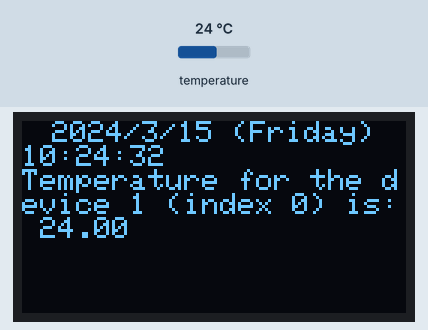
Simulated run of this sketch. Board: ESP8266 (NodeMCU). On the bench: 128×64 one-colour display. Inputs (shaded band) come from the test bench; at power-on: temperature 24 °C. The display library's start-up logo is not drawn; the local clock reads 2024-03-15 10:24:30 at power-on unless the sketch sets it; what the sketch prints to the serial monitor is not drawn.

Above: at 3.4 s.
3.5 s: temperature set to 12 °C
At 4.3 s:
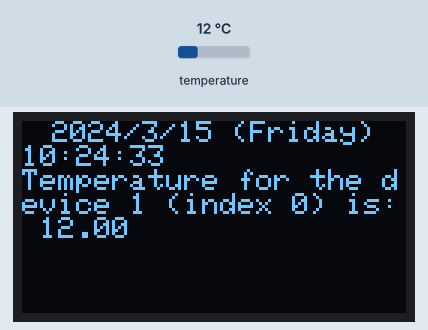
6.1 s: temperature set to 19 °C
At 7.1 s:
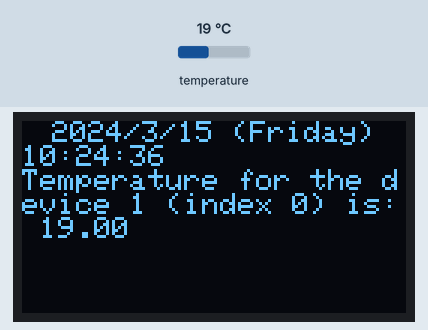
8.8 s: temperature set to 28 °C
At 10.0 s:
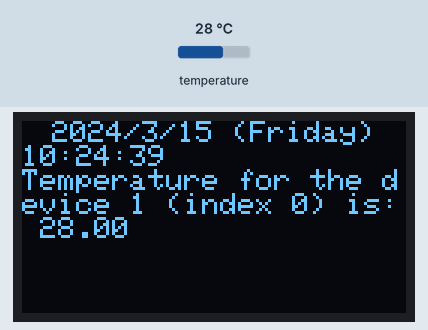
Timing chart, 0 to 11.8 s (numbered marks = the images above; inputs shaded):
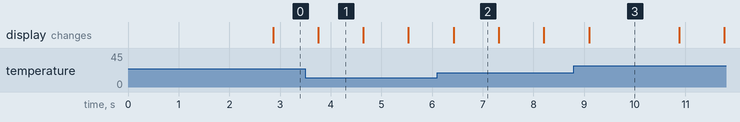

The sketch:

Simple.ino
```cpp
// Include the libraries we need
#include "RTClib.h"
#include <OneWire.h>
#include <DallasTemperature.h>
#include <SPI.h>
#include <Wire.h>
#include <Adafruit_GFX.h>
#include <Adafruit_SSD1306.h>

#define SCREEN_WIDTH 128 // OLED display width, in pixels
#define SCREEN_HEIGHT 64 // OLED display height, in pixels

// Declaration for an SSD1306 display connected to I2C (SDA, SCL pins)
// The pins for I2C are defined by the Wire-library.
// On an arduino UNO:       A4(SDA), A5(SCL)
// On an arduino MEGA 2560: 20(SDA), 21(SCL)
// On an arduino LEONARDO:   2(SDA),  3(SCL), ...
#define OLED_RESET     -1 // Reset pin # (or -1 if sharing Arduino reset pin)
#define SCREEN_ADDRESS 0x3C ///< See datasheet for Address; 0x3D for 128x64, 0x3C for 128x32
Adafruit_SSD1306 display(SCREEN_WIDTH, SCREEN_HEIGHT, &Wire, OLED_RESET);

RTC_DS1307 rtc;
// Data wire is plugged into port 2 on the Arduino
#define ONE_WIRE_BUS D6

// Setup a oneWire instance to communicate with any OneWire devices (not just Maxim/Dallas temperature ICs)
OneWire oneWire(ONE_WIRE_BUS);

// Pass our oneWire reference to Dallas Temperature.
DallasTemperature sensors(&oneWire);

char daysOfTheWeek[7][12] = {"Sunday", "Monday", "Tuesday", "Wednesday", "Thursday", "Friday", "Saturday"};
void setup(void)
{
  // start serial port
  Serial.begin(9600);
  if(!display.begin(SSD1306_SWITCHCAPVCC, SCREEN_ADDRESS)) {
    Serial.println(F("SSD1306 allocation failed"));
    for(;;); // Don't proceed, loop forever
  }
   display.display();
   delay(2000);

   display.clearDisplay();

  // Start up the library
  sensors.begin();
}

/*
 * Main function, get and show the temperature
 */
void loop(void)
{
  // call sensors.requestTemperatures() to issue a global temperature
  // request to all devices on the bus
  Serial.print("Requesting temperatures...");
  sensors.requestTemperatures(); // Send the command to get temperatures
  Serial.println("DONE");
  // After we got the temperatures, we can print them here.
  // We use the function ByIndex, and as an example get the temperature from the first sensor only.
  float tempC = sensors.getTempCByIndex(0);

  // Check if reading was successful
  if(tempC != DEVICE_DISCONNECTED_C)
  {
    display.clearDisplay();
    DateTime now=rtc.now();
    display.setTextSize(1); // Draw 2X-scale text
    display.setTextColor(SSD1306_WHITE);
    display.setCursor(10, 0);
    display.print(now.year(), DEC);
      display.print('/');
      display.print(now.month(), DEC);
      display.print('/');
      display.print(now.day(), DEC);
      display.print(" (");
      display.print(daysOfTheWeek[now.dayOfTheWeek()]);
      display.print(") ");
      display.print(now.hour(), DEC);
      display.print(':');
      display.print(now.minute(), DEC);
      display.print(':');
      display.print(now.second(), DEC);
      display.println();
    display.print(F("Temperature for the device 1 (index 0) is: "));
    display.println(tempC);
    display.display();      // Show initial text
    delay(100);
  }
  else
  {
    Serial.println("Error: Could not read temperature data");
  }
}
```

Measured:
- what the display in image 1 shows lasts 0.8 s, from 3.8 s to 4.6 s
- what the display in image 3 shows lasts 1.8 s, from 9.1 s to 10.9 s
